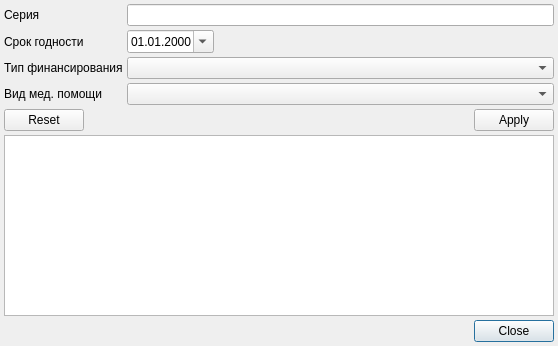
<?xml version="1.0" encoding="UTF-8"?>
<ui version="4.0">
 <class>StockBatchListEditor</class>
 <widget class="QDialog" name="StockBatchListEditor">
  <property name="geometry">
   <rect>
    <x>0</x>
    <y>0</y>
    <width>558</width>
    <height>346</height>
   </rect>
  </property>
  <property name="windowTitle">
   <string>Dialog</string>
  </property>
  <layout class="QGridLayout" name="gridLayout">
   <property name="margin">
    <number>4</number>
   </property>
   <property name="spacing">
    <number>4</number>
   </property>
   <item row="0" column="0">
    <widget class="QLabel" name="lblBatch">
     <property name="sizePolicy">
      <sizepolicy hsizetype="Fixed" vsizetype="Preferred">
       <horstretch>0</horstretch>
       <verstretch>0</verstretch>
      </sizepolicy>
     </property>
     <property name="text">
      <string>Серия</string>
     </property>
     <property name="buddy">
      <cstring>edtBatch</cstring>
     </property>
    </widget>
   </item>
   <item row="2" column="0">
    <widget class="QLabel" name="lblFinance">
     <property name="sizePolicy">
      <sizepolicy hsizetype="Fixed" vsizetype="Preferred">
       <horstretch>0</horstretch>
       <verstretch>0</verstretch>
      </sizepolicy>
     </property>
     <property name="text">
      <string>Тип финансирования</string>
     </property>
    </widget>
   </item>
   <item row="3" column="0">
    <widget class="QLabel" name="lblMedicalAidKind">
     <property name="sizePolicy">
      <sizepolicy hsizetype="Fixed" vsizetype="Preferred">
       <horstretch>0</horstretch>
       <verstretch>0</verstretch>
      </sizepolicy>
     </property>
     <property name="text">
      <string>Вид мед. помощи</string>
     </property>
    </widget>
   </item>
   <item row="6" column="0" colspan="4">
    <widget class="CTableView" name="tblStockBatchList">
     <property name="selectionBehavior">
      <enum>QAbstractItemView::SelectRows</enum>
     </property>
    </widget>
   </item>
   <item row="7" column="0" colspan="4">
    <widget class="QDialogButtonBox" name="buttonBox">
     <property name="orientation">
      <enum>Qt::Horizontal</enum>
     </property>
     <property name="standardButtons">
      <set>QDialogButtonBox::Close</set>
     </property>
    </widget>
   </item>
   <item row="0" column="1" colspan="3">
    <widget class="QLineEdit" name="edtBatch"/>
   </item>
   <item row="1" column="0">
    <widget class="QLabel" name="lblShelfTime">
     <property name="text">
      <string>Срок годности</string>
     </property>
    </widget>
   </item>
   <item row="1" column="3">
    <spacer name="horizontalSpacer">
     <property name="orientation">
      <enum>Qt::Horizontal</enum>
     </property>
     <property name="sizeHint" stdset="0">
      <size>
       <width>40</width>
       <height>20</height>
      </size>
     </property>
    </spacer>
   </item>
   <item row="2" column="1" colspan="3">
    <widget class="CRBComboBox" name="cmbFinance"/>
   </item>
   <item row="3" column="1" colspan="3">
    <widget class="CRBComboBox" name="cmbMedicalAidKind"/>
   </item>
   <item row="1" column="1" colspan="2">
    <widget class="CDateEdit" name="edtShelfTime">
     <property name="displayFormat">
      <string>dd.MM.yyyy</string>
     </property>
     <property name="calendarPopup">
      <bool>true</bool>
     </property>
    </widget>
   </item>
   <item row="5" column="0" colspan="4">
    <widget class="QDialogButtonBox" name="buttonBoxFilter">
     <property name="standardButtons">
      <set>QDialogButtonBox::Apply|QDialogButtonBox::Reset</set>
     </property>
    </widget>
   </item>
  </layout>
 </widget>
 <customwidgets>
  <customwidget>
   <class>CTableView</class>
   <extends>QTableView</extends>
   <header>library/TableView.h</header>
  </customwidget>
  <customwidget>
   <class>CDateEdit</class>
   <extends>QDateEdit</extends>
   <header>library/DateEdit.h</header>
  </customwidget>
  <customwidget>
   <class>CRBComboBox</class>
   <extends>QComboBox</extends>
   <header>library/crbcombobox.h</header>
  </customwidget>
 </customwidgets>
 <tabstops>
  <tabstop>edtBatch</tabstop>
  <tabstop>edtShelfTime</tabstop>
  <tabstop>cmbFinance</tabstop>
  <tabstop>cmbMedicalAidKind</tabstop>
  <tabstop>buttonBoxFilter</tabstop>
  <tabstop>tblStockBatchList</tabstop>
  <tabstop>buttonBox</tabstop>
 </tabstops>
 <resources/>
 <connections>
  <connection>
   <sender>buttonBox</sender>
   <signal>accepted()</signal>
   <receiver>StockBatchListEditor</receiver>
   <slot>accept()</slot>
   <hints>
    <hint type="sourcelabel">
     <x>248</x>
     <y>254</y>
    </hint>
    <hint type="destinationlabel">
     <x>157</x>
     <y>274</y>
    </hint>
   </hints>
  </connection>
  <connection>
   <sender>buttonBox</sender>
   <signal>rejected()</signal>
   <receiver>StockBatchListEditor</receiver>
   <slot>reject()</slot>
   <hints>
    <hint type="sourcelabel">
     <x>316</x>
     <y>260</y>
    </hint>
    <hint type="destinationlabel">
     <x>286</x>
     <y>274</y>
    </hint>
   </hints>
  </connection>
 </connections>
</ui>
